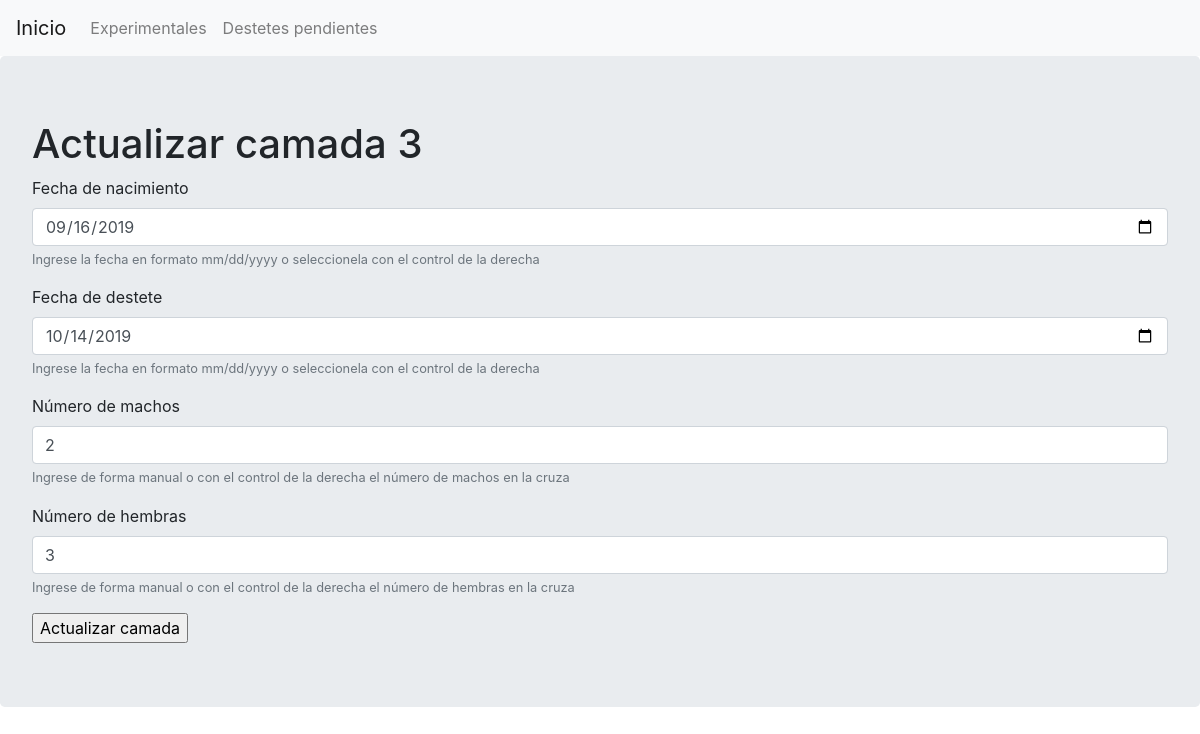
Page /update-camada/3 on the committed database.
### app.py (models this page shows, shortened)
class Camada(db.Model):
    __tablename__ = 'camada'
    __table_args__ = {'extend_existing': True}
    db.Model.metadata.reflect(db.engine)
    id = db.Column(db.Integer, primary_key=True)
    fecha_nacimiento = db.Column(db.DateTime, default=datetime.utcnow, nullable=False)
    fecha_destete = db.Column(db.DateTime, default=datetime.today() + relativedelta(days=+28), nullable=False)
    machos = db.Column(db.Integer, default=0, nullable=False)
    hembras = db.Column(db.Integer, default=0, nullable=False)
    macho_is_created = db.Column(db.Boolean, default=False, nullable=False)
    hembra_is_created = db.Column(db.Boolean, default=False, nullable=False)
    cruza_id = db.Column(db.Integer, db.ForeignKey('cruza.id'), nullable=False)

### app.py (the view)
@app.route('/update-camada/<int:id>', methods=['POST', 'GET'])
def update_camada(id):
    camada = Camada.query.get_or_404(id)
    if request.method == 'POST':
        camada.fecha_nacimiento = datetime.strptime(request.form['fecha_cruza'], "%Y-%m-%d")
        camada.fecha_destete = datetime.strptime(request.form['fecha_destete'], "%Y-%m-%d")
        camada.machos = int(request.form['machos'])
        camada.hembras = int(request.form['hembras'])
        try:
            db.session.commit()
            return redirect('/')
        except:
            return redirect("/user-error/")
    else:
        return render_template('update-camada.html', camada=camada)

### templates/update-camada.html (shortened to what this page needs)
{% extends 'base.html' %}
{% block body%}
<div class="jumbotron">
	<div class="content">
		<h1>Actualizar camada {{camada.id}}</h1>
		<form action="/update-camada/{{camada.id}}" method="POST">
			<div class="form-group">
				<label for="fecha_cruza">Fecha de nacimiento</label>
				<input type="date" class="form-control" name="fecha_cruza" id="fecha_nacimiento" aria-describedby="fecha_nacimientoHelp" value="{{camada.fecha_nacimiento.date()}}">
				<small id="fecha_nacimientoHelp" class="form-text text-muted">Ingrese la fecha en formato mm/dd/yyyy o seleccionela con el control de la derecha</small>
			</div>
			<div class="form-group">
				<label for="fecha_cruza">Fecha de destete</label>
				<input type="date" class="form-control" name="fecha_destete" id="fecha_destete" aria-describedby="fecha_desteteHelp" value="{{camada.fecha_destete.date()}}">
				<small id="fecha_desteteHelp" class="form-text text-muted">Ingrese la fecha en formato mm/dd/yyyy o seleccionela con el control de la derecha</small>
			</div>
			<div class="form-group">
				<label for="machos">Número de machos</label>
				<input type="number" class="form-control" name="machos" id="machos" aria-describedby="machosHelp" min="0" value="{{camada.machos}}">
				<small id="machosHelp" class="form-text text-muted">Ingrese de forma manual o con el control de la derecha el número de machos en la cruza</small>
			</div>
			<div class="form-group">
				<label for="hembras">Número de hembras</label>
				<input type="number" class="form-control" name="hembras" id="hembras" aria-describedby="hembrasHelp" min="0" value="{{camada.hembras}}">
				<small id="hembrasHelp" class="form-text text-muted">Ingrese de forma manual o con el control de la derecha el número de hembras en la cruza</small>
			</div>
			<input type="submit" value="Actualizar camada">
		</form>
	</div>
</div>
{% endblock %}

### rows in the picture
Camada: id "3", fecha_cruza "09/16/2019", fecha_destete "10/14/2019", machos "2", hembras "3"
